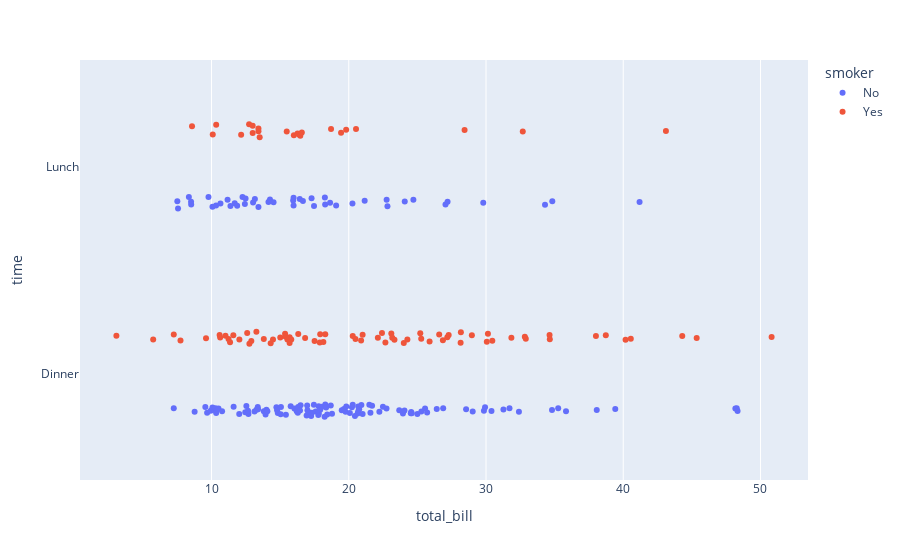

Notebook cell for this chart:
### Markdown cell above
###  strip charts.

### Code cell
import plotly.express as px
df = px.data.tips()
fig = px.strip(df, x="total_bill", y="time", orientation="h", color="smoker")
fig.show()

### Figure 1 — Plotly figure (JSON) as saved in the notebook; plotly's stock layout.template omitted (floating-point values rounded to 4 significant figures; data arrays with more than 128 entries replaced by an {"elided": "..."} marker saying what was removed)
{"data": [{"alignmentgroup": "True", "boxpoints": "all", "fillcolor": "rgba(255,255,255,0)", "hoveron": "points", "hovertemplate": "smoker=No<br>total_bill=%{x}<br>time=%{y}<extra></extra>", "legendgroup": "No", "line": {"color": "rgba(255,255,255,0)"}, "marker": {"color": "#636efa"}, "name": "No", "offsetgroup": "No", "orientation": "h", "pointpos": 0, "showlegend": true, "type": "box", "x": {"elided": "151 float values"}, "x0": " ", "xaxis": "x", "y": {"elided": "151 str values"}, "y0": " ", "yaxis": "y"}, {"alignmentgroup": "True", "boxpoints": "all", "fillcolor": "rgba(255,255,255,0)", "hoveron": "points", "hovertemplate": "smoker=Yes<br>total_bill=%{x}<br>time=%{y}<extra></extra>", "legendgroup": "Yes", "line": {"color": "rgba(255,255,255,0)"}, "marker": {"color": "#EF553B"}, "name": "Yes", "offsetgroup": "Yes", "orientation": "h", "pointpos": 0, "showlegend": true, "type": "box", "x": [38.01, 11.24, 20.29, 13.81, 11.02, 18.29, 3.07, 15.01, 26.86, 25.28, 17.92, 19.44, 32.68, 28.97, 5.75, 16.32, 40.17, 27.28, 12.03, 21.01, 11.35, 15.38, 44.3, 22.42, 15.36, 20.49, 25.21, 14.31, 16, 17.51, 10.59, 10.63, 50.81, 15.81, 7.25, 31.85, 16.82, 32.9, 17.89, 14.48, 9.6, 34.63, 34.65, 23.33, 45.35, 23.17, 40.55, 20.9, 30.46, 18.15, 23.1, 15.69, 19.81, 28.44, 15.48, 16.58, 10.34, 43.11, 13, 13.51, 18.71, 12.74, 13, 16.4, 20.53, 16.47, 26.59, 38.73, 24.27, 12.76, 30.06, 25.89, 13.27, 28.17, 12.9, 28.15, 11.59, 7.74, 30.14, 12.16, 13.42, 8.58, 13.42, 16.27, 10.09, 22.12, 24.01, 15.69, 15.53, 12.6, 32.83, 27.18, 22.67], "x0": " ", "xaxis": "x", "y": ["Dinner", "Dinner", "Dinner", "Dinner", "Dinner", "Dinner", "Dinner", "Dinner", "Dinner", "Dinner", "Dinner", "Lunch", "Lunch", "Dinner", "Dinner", "Dinner", "Dinner", "Dinner", "Dinner", "Dinner", "Dinner", "Dinner", "Dinner", "Dinner", "Dinner", "Dinner", "Dinner", "Dinner", "Lunch", "Dinner", "Dinner", "Dinner", "Dinner", "Dinner", "Dinner", "Dinner", "Dinner", "Dinner", "Dinner", "Dinner", "Dinner", "Dinner", "Dinner", "Dinner", "Dinner", "Dinner", "Dinner", "Dinner", "Dinner", "Dinner", "Dinner", "Dinner", "Lunch", "Lunch", "Lunch", "Lunch", "Lunch", "Lunch", "Lunch", "Lunch", "Lunch", "Lunch", "Lunch", "Lunch", "Lunch", "Lunch", "Dinner", "Dinner", "Dinner", "Dinner", "Dinner", "Dinner", "Dinner", "Dinner", "Dinner", "Dinner", "Dinner", "Dinner", "Dinner", "Lunch", "Lunch", "Lunch", "Lunch", "Lunch", "Lunch", "Dinner", "Dinner", "Dinner", "Dinner", "Dinner", "Dinner", "Dinner", "Dinner"], "y0": " ", "yaxis": "y"}], "layout": {"boxmode": "group", "legend": {"title": {"text": "smoker"}, "tracegroupgap": 0}, "margin": {"t": 60}, "xaxis": {"anchor": "y", "domain": [0, 1], "title": {"text": "total_bill"}}, "yaxis": {"anchor": "x", "domain": [0, 1], "title": {"text": "time"}}}}
